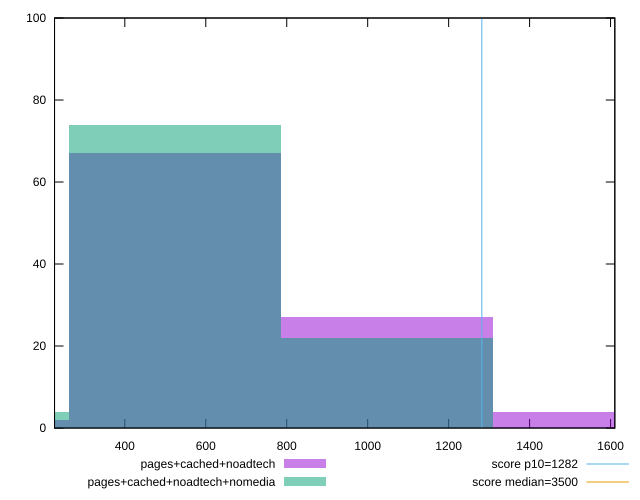

Write the gnuplot code that produced this figure.
reset

$pagesCachedNoadtech <<EOF
523.500126094193 67
1047.000252188386 27
1570.5003782825788 4
0 2
EOF

$pagesCachedNoadtechNomedia <<EOF
523.500126094193 74
1047.000252188386 22
0 4
EOF

set key outside below
set boxwidth 523.500126094193
set xrange [226.368:1610.54]
set yrange [0:100]
set trange [0:100]
set style fill transparent solid 0.5 noborder

set parametric
set terminal svg size 640, 500 enhanced background rgb 'white'
set output "report_00015_2021-02-09T16-11-33.973Z/bootup-time/comparison/histogram/2_vs_3.svg"

plot $pagesCachedNoadtech title "pages+cached+noadtech" with boxes, \
     $pagesCachedNoadtechNomedia title "pages+cached+noadtech+nomedia" with boxes, \
     1282,t title "score p10=1282", \
     3500,t title "score median=3500"

reset
